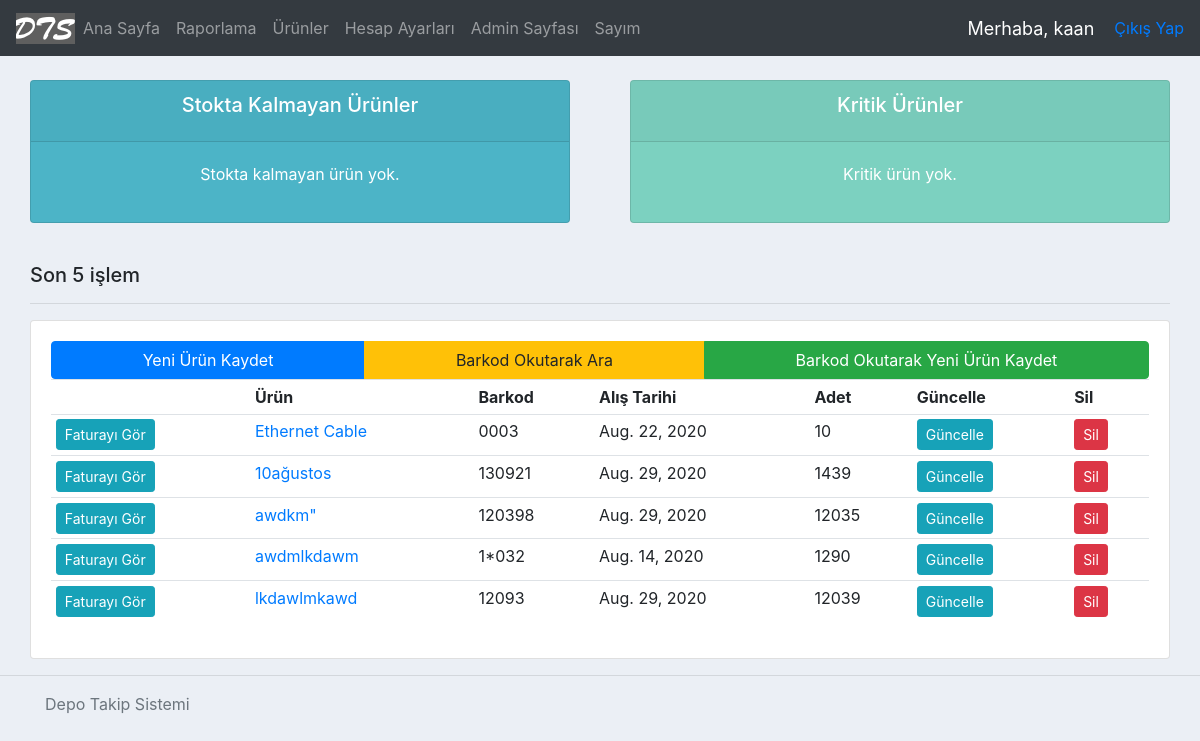
The page / (signed in) on the database its author committed.
### accounts/models.py (models this page shows, shortened)
class Product(models.Model):
    name = models.CharField(max_length=200)
    barcode = models.CharField(max_length=48)
    code = models.CharField(max_length=255)
    criticalStock = models.BooleanField(default=False) #kritik stok
    criticalStockAmt = models.IntegerField(null=True, blank=True)
    photo = models.ImageField(blank=True, null=True)
    vendor = models.CharField(max_length=200) #alınan firma
    dateBought = models.DateField(null=True) #satın alınan tarih
    regDate = models.DateTimeField( auto_now_add=True, null=True ) #ürünün kayıt edildiği tarih
    price = models.FloatField() #ürünün fiyatı
    amount = models.IntegerField() #ürünün adeti
    category = models.CharField(max_length=200) #ürünün kategorisi
    brand = models.CharField(max_length = 200) #ürünün markası
    model = models.CharField(max_length = 200, blank=True, null=True)
    description = models.CharField(max_length = 400, blank=True, null=True) #açıklama
    editor = models.CharField(max_length = 200) #ürünü kaydeden/silen kullanıcı
    invoice = models.OneToOneField('Invoice', on_delete=models.CASCADE, related_name="fatura", null=True, blank=True )
    history = HistoricalRecords(
        history_change_reason_field=models.TextField(null=True, max_length=255)
    )
    lastStocktakeTime = models.DateTimeField(blank=True, null=True) #son sayım yapılan tarih

### accounts/views.py (the view)
# urls.py: 2. Add a URL to urlpatterns:  path('', views.home, name='home')
@login_required(login_url='login')
def home(request):
    products = Product.objects.all()
    invoices = Invoice.objects.all()
    criticalProducts = []
    outOfStock = []
    for product in products:
        if product.criticalStock and product.criticalStockAmt != None and product.amount <= product.criticalStockAmt:
            criticalProducts.append(product)
        if product.amount == 0:
            outOfStock.append(product)
    start = 5
    if products.count() <= 5:
        start = 0
    else:
        start = products.count() - 5
    context = { 'products': products[ start :], 'invoices': invoices, 'sum': sum,
                'criticalProducts': criticalProducts, 'outOfStock' : outOfStock }
    return render( request, 'accounts/dashboard.html',  context )

### accounts/templates/accounts/dashboard.html
{%  extends 'accounts/main.html' %}
{% block content %}
{%  include 'accounts/status.html' %}
<br>
	<div class="col-md">
		<h5>Son 5 işlem</h5>
		<hr>
		<div class="card card-body">
			<div class="btn-group" role="group" aria-label="Basic example">
				<a class="btn btn-primary" href="{% url 'addProduct' %}">Yeni Ürün Kaydet</a>
				<a class="btn btn-warning" href="{% url 'barcode_view' %}">Barkod Okutarak Ara</a>
				<a class="btn btn-success" href="{% url 'addProductFromBarcode' %}">Barkod Okutarak Yeni Ürün Kaydet</a>
			</div>
			<table class="table table-sm">
				<tr>
					<th></th>
					<th>Ürün</th>
					<th>Barkod</th>
					<th>Alış Tarihi</th>
					<th>Adet</th>
					<th>Güncelle</th>
					<th>Sil</th>
				</tr>
				{% for product in products %}
				<tr>
					{% if product.invoice is not Null %}
						<td><a class="btn btn-sm btn-info" href="{% url 'invoice-path' product.invoice.id %}">Faturayı Gör</a></td>
					{% else %}
						<td><a class="btn btn-sm btn-danger" href="{% url 'addInvoice' product.id %}">Fatura Ekle</a></td>
					{% endif %}
					<td>
						<a href="{% url 'productPage' product.id %}">{{ product.name }}</a>
					</td>
					<td>{{product.barcode}}</td>
					<td>{{product.dateBought}}</td>
					<td>{{product.amount}}</td>
					<td><a class="btn btn-sm btn-info" href="{% url 'updateProduct' product.id %}">Güncelle</a></td>
					<td><a class="btn btn-sm btn-danger" href="{% url 'deleteProduct' product.id %}">Sil</a></td>
				</tr>
				{% endfor %}
			</table>
		</div>
	</div>
</div>
{% endblock %}

### accounts/templates/accounts/navbar.html (shortened to what this page needs)
{% load static %}
<nav class="navbar navbar-expand-lg navbar-dark bg-dark">
    <a href="/">
        <img class="logo" src="{% static 'images/dts.png' %}">
    </a>
    <div class="collapse navbar-collapse" id="navbarNav">
        <ul class="navbar-nav">
          <li class="nav-item ">
              <a class="nav-link" href="{% url 'home' %}">Ana Sayfa</a>
          </li>
          <li class="nav-item ">
              <a class="nav-link" href="/reportPage">Raporlama</a>
          </li>
          <li class="nav-item ">
              <a class="nav-link" href="/products">Ürünler</a>
          </li>
          {% if request.user.is_staff %}
          <li class="nav-item">
              <a class="nav-link" href="{% url 'account' %}">Hesap Ayarları</a>
          </li>
          {% endif %}
          <li class="nav-item">
              <a class="nav-link" href="/admin">Admin Sayfası</a>
          </li>
          <li class="nav-item">
              <a class="nav-link" href="/stocktakePage">Sayım</a>
          </li>
        </ul>
    </div>
    <span class="hello-msg">Merhaba, {{request.user}}</span>
    <span><a href="{% url 'logout' %}">Çıkış Yap</a></span>
</nav>

### static/css/main.css (style rules this page uses)
body { background-color: #ebeff5; }

### accounts/templates/accounts/navbar.html (style rules this page uses)
.hello-msg { font-size: 18px; color: #fff; margin-right: 20px; }

### rows shown on the page
Product: shows "Faturayı Gör", name "Ethernet Cable", barcode "0003", dateBought "Aug. 22, 2020", amount "10"
Product: shows "Faturayı Gör", name "10ağustos", barcode "130921", dateBought "Aug. 29, 2020", amount "1439"
Product: shows "Faturayı Gör", name "awdkm\"", barcode "120398", dateBought "Aug. 29, 2020", amount "12035"
Product: shows "Faturayı Gör", name "awdmlkdawm", barcode "1*032", dateBought "Aug. 14, 2020", amount "1290"
Product: shows "Faturayı Gör", name "lkdawlmkawd", barcode "12093", dateBought "Aug. 29, 2020", amount "12039"

### other values the page prints
{{ request.user }} "kaan"
